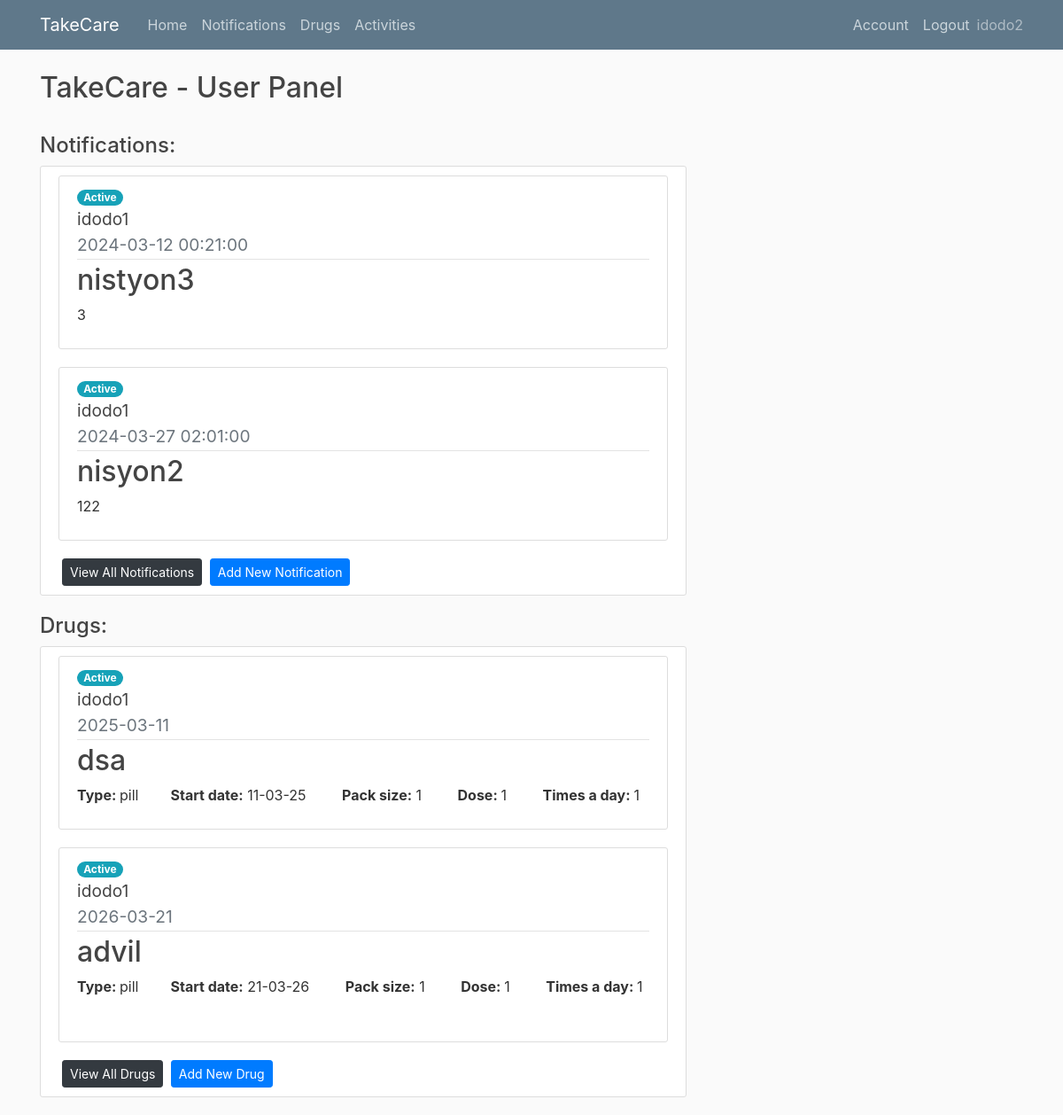
The app's page /home (signed in) with its own data.
### app/models.py (models this page shows, shortened)
class User(db.Model, UserMixin):
    id = db.Column(db.Integer, primary_key=True)
    username = db.Column(db.String(20), unique=True,nullable=False)
    email = db.Column(db.String(100), unique=True,nullable=False)
    image_file = db.Column(db.String(100),nullable=False,default='default.jpg')
    password= db.Column(db.String(60),nullable=False)
    ElderlyUser = db.relationship('Elderlyuser',backref='creator',lazy=True )
    Notifications = db.relationship('Notification',backref='creator',lazy=True )
    Drugs = db.relationship('Drug',backref='creator',lazy=True )

class Notification(db.Model):
    id = db.Column(db.Integer, primary_key=True)
    title = db.Column(db.String(150),nullable=False)
    content = db.Column(db.Text,nullable=False)
    date = db.Column(db.Date,nullable=False)
    time = db.Column(db.Time,nullable=False)
    took = db.Column(db.Boolean, nullable=False)
    user_id = db.Column(db.Integer, db.ForeignKey('user.id'), nullable=False)
    elderly_user_id = db.Column(db.Integer, db.ForeignKey('elderlyuser.id'), nullable=False)

class Elderlyuser(db.Model, UserMixin):
    id = db.Column(db.Integer, primary_key=True)
    username = db.Column(db.String(20), unique=True,nullable=False)
    password= db.Column(db.String(60),nullable=False)
    user_id = db.Column(db.Integer, db.ForeignKey('user.id'), nullable=False)

class Drug(db.Model):
    id = db.Column(db.Integer, primary_key=True)
    name = db.Column(db.String(150),nullable=False)
    type = db.Column(db.Text,nullable=False)
    dose = db.Column(db.Integer,nullable=False)
    timesaday = db.Column(db.Integer,nullable=False)
    taketime= db.Column(db.Time, nullable=False)
    gap = db.Column(db.Integer, nullable=False)
    packsize = db.Column(db.Integer,nullable=False)
    daystotake = db.Column(db.Integer,nullable=False)
    startdate = db.Column(db.Date,nullable=False)
    finish = db.Column(db.Boolean, nullable=False)
    user_id = db.Column(db.Integer, db.ForeignKey('user.id'), nullable=False)
    elderly_user_id = db.Column(db.Integer, db.ForeignKey('elderlyuser.id'), nullable=False)
    drugschedules = db.relationship("DrugSchedule", cascade="all, delete")
    warnings = db.Column(db.String)

### app/routes.py (the view)
@app.route("/")
@app.route("/home")
@login_required
def home():
    notifications = Notification.query.filter_by(user_id=current_user.id).order_by(Notification.date.asc()).order_by(Notification.time.asc())
    drugs = Drug.query.filter_by(user_id=current_user.id).order_by(Drug.startdate.asc())
    eldelys = Elderlyuser.query.filter_by(user_id=current_user.id)
    eldelys_dict = {i.id: i.username for i in eldelys}
    return render_template("home.html",notifications=notifications ,drugs=drugs,eldelys_dict=eldelys_dict)

### app/models.py (called while the page is built)
@login_manager.user_loader
def load_user(user_id):
    return User.query.get(int(user_id))

### app/templates/home.html
{% extends "layout.html" %}
{% block content %}
  <h2> TakeCare - User Panel </h2>
  <br>
  <h4>Notifications:</h4>
  <div class="content-section">
    {% if notifications.count() == 0  %}
        <h5>No notifications found</h5>
    {% else %}
      {% set counter = namespace(count=0) %}
      {% for notification in notifications %}
        {% if not notification.took %}
          {% set counter.count = counter.count + 1 %}
            {% if counter.count <=2 %}
              <article class="media content-section">
                <div class="media-body">
                       <span class="badge badge-pill badge-info">Active</span>
                       <div class="article-title">
                            <big>{{ eldelys_dict[notification.elderly_user_id] }}</big>
                        </div>
                  <div class="article-metadata">
                    <big class="text-muted">{{ notification.date.strftime('%Y-%m-%d') }}    {{ notification.time }} </big>
                  </div>
                  <h2>{{ notification.title }}</h2>
                  <p class="article-content">{{ notification.content }}</p>
                </div>
              </article>
            {% endif %}
        {% endif %}
      {% endfor %}
    {% endif %}
    <a class="btn btn-dark btn-sm ml-1" href="{{url_for('notification')}}"> View All Notifications</a>
    <a class="btn btn-primary btn-sm ml-1" href="{{url_for('add_notification')}}"> Add New Notification</a>
  </div>
  <h4>Drugs:</h4>
  <div class="content-section">
    {% if drugs.count() == 0  %}
        <h5>No drugs found</h5>
    {% else %}
      {% set counter = namespace(count=0) %}
      {% for drug in drugs %}
        {% if not drug.finish %}
          {% set counter.count = counter.count + 1 %}
            {% if counter.count <=2 %}
              <article class="media content-section">
                <div class="media-body">
                        <span class="badge badge-pill badge-info">Active</span>
                        <div class="article-title">
                            <big>{{ eldelys_dict[drug.elderly_user_id] }}</big>
                        </div>
                  <div class="article-metadata">
                    <big class="text-muted">{{ drug.startdate.strftime('%Y-%m-%d') }} </big>
                  </div>
                  <h2>{{ drug.name }}</h2>
                    <p>
                      <strong>Type: </strong> {{ drug.type }}&nbsp; &nbsp; &nbsp; &nbsp;
                      <strong>Start date:</strong> {{ drug.startdate.strftime('%d-%m-%y') }} &nbsp; &nbsp; &nbsp; &nbsp;
                      <strong>Pack size:</strong> {{ drug.packsize }} &nbsp; &nbsp; &nbsp; &nbsp;
                      <strong> Dose: </strong>{{ drug.dose }} &nbsp; &nbsp; &nbsp; &nbsp;
                      <strong>Times a day: </strong>{{ drug.timesaday }} &nbsp;
                    </p>
                </div>
              </article>
            {% endif %}
        {% endif %}
      {% endfor %}
    {% endif %}
    <a class="btn btn-dark btn-sm ml-1" href="{{url_for('drugs')}}"> View All Drugs</a>
    <a class="btn btn-primary btn-sm ml-1" href="{{url_for('add_drug')}}"> Add New Drug</a>
  </div>
{% endblock content %}

### app/templates/layout.html (shortened to what this page needs)
<!DOCTYPE html>
<html>
<head>
    <link rel="stylesheet" href="https://maxcdn.bootstrapcdn.com/bootstrap/4.0.0/css/bootstrap.min.css">
    <link rel="stylesheet" href="https://cdn.jsdelivr.net/npm/bootstrap@4.5.3/dist/css/bootstrap.min.css">
    <link rel="stylesheet" type="text/css" href="{{ url_for('static', filename='main.css') }}">
</head>
<body>
    <header class="site-header">
      <nav class="navbar navbar-expand-md navbar-dark bg-steel fixed-top">
        <div class="container">
          <a class="navbar-brand mr-4" href="/">TakeCare</a>
          <div class="collapse navbar-collapse" id="navbarToggle">
            <div class="navbar-nav mr-auto">
              <a class="nav-item nav-link" href="{{url_for('home')}}">Home</a>
              <a class="nav-item nav-link" href="{{url_for('notification')}}">Notifications</a>
              <a class="nav-item nav-link" href="{{url_for('drugs')}}">Drugs</a>
              <a class="nav-item nav-link" href="{{url_for('activities')}}">Activities</a>
            </div>
            {% if not current_user.is_authenticated %}
            <div class="navbar-nav">
              <a class="nav-item nav-link" href="{{url_for('login')}}">Login</a>
              <a class="nav-item nav-link" href="{{url_for('register')}}">Register</a>
            </div>
            {% else %}
            <div class="navbar-nav">
              <a class="nav-item nav-link" href="{{url_for('account')}}">Account</a>
              <a class="nav-item nav-link" href="{{url_for('logout')}}">Logout</a>
              <sapn class="navbar-text">{{current_user.username}}</span>
            </div>
            {% endif %}
          </div>
        </div>
      </nav>
    </header>
    <main role="main" class="container">
      <div class="row">
        <div class="col-md-8">
          {% block content %} {% endblock %}
        </div>
    </main>
</body>
</html>

### app/static/main.css (style rules this page uses)
body { background: #fafafa; color: #333333; margin-top: 5rem; }
h1, h2, h3, h4, h5, h6 { color: #444444; }
.bg-steel { background-color: #5f788a; }
.site-header .navbar-nav .nav-link { color: #cbd5db; }
.content-section { background: #ffffff; padding: 10px 20px; border: 1px solid #dddddd; border-radius: 3px; margin-bottom: 20px; }
.article-title { color: #444444; }
.article-content { white-space: pre-line; }
.article-metadata { padding-bottom: 1px; margin-bottom: 4px; border-bottom: 1px solid #e3e3e3 }

### records on screen
User: username "idodo2"
Notification: date "2024-03-12", time "00:21:00", title "nistyon3", content "3"
Elderlyuser: username "idodo1"
Notification: date "2024-03-27", time "02:01:00", title "nisyon2", content "122"
Drug: startdate "2025-03-11", name "dsa", type "pill", startdate "11-03-25", packsize "1", dose "1", timesaday "1"
Drug: startdate "2026-03-21", name "advil", type "pill", startdate "21-03-26", packsize "1", dose "1", timesaday "1"
